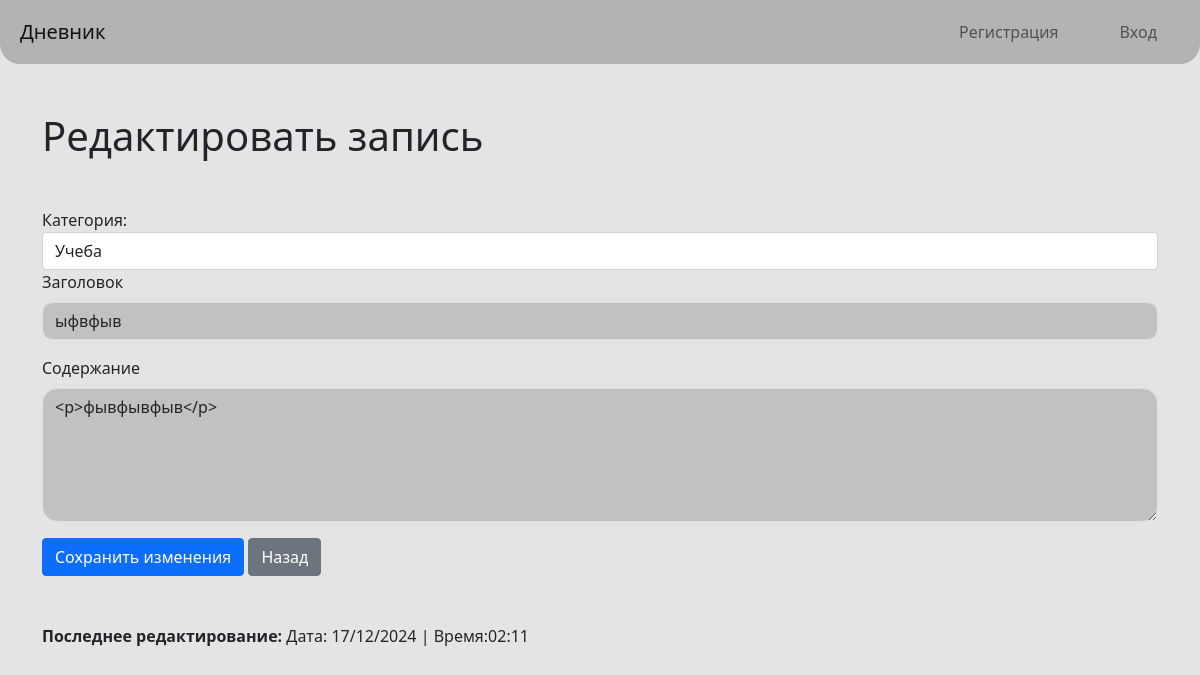
The page /edit-entry/1 on the database its author committed.
### appBack.py (models this page shows, shortened)
class Entry(db.Model):
    id = db.Column(db.Integer, primary_key=True)
    title = db.Column(db.String(100), nullable=False)
    content = db.Column(db.Text, nullable=False)
    category = db.Column(db.String(50), nullable=False, default='Все категории')  # Категория по умолчанию
    date_created = db.Column(db.DateTime, default=lambda: datetime.now(timezone))
    date_updated = db.Column(db.DateTime, default=lambda: datetime.now(timezone), onupdate=lambda: datetime.now(timezone))
    user_id = db.Column(db.Integer, db.ForeignKey('user.id'), nullable=False)

### appBack.py (the view, shortened to what this page needs)
@app.route('/edit-entry/<int:entry_id>', methods=['GET', 'POST'])
def edit_entry(entry_id):
    entry = Entry.query.get_or_404(entry_id)
    return render_template('edit_entry.html', entry=entry)

### templates/edit_entry.html (shortened to what this page needs)
{% extends 'base.html' %}
{% block body %}
<h1 class="mt-5">Редактировать запись</h1>
<form method="POST" id="edit-form">
    <div class="mb-3 mt-5">
        <label for="category">Категория:</label>
        <select name="category" id="category" class="form-control">
            <option value="Учеба" {% if entry and entry.category == 'Учеба' %}selected{% endif %}>Учеба</option>
        </select>
        <label for="title" class="form-label">Заголовок</label>
        <input type="text" class="form-control" id="title" name="title" value="{{ entry.title }}" required
               style="border-radius: 10px; border: 1px solid #ddd; background-color: #c1c1c1;">
    </div>
    <div class="mb-3">
        <label for="content" class="form-label">Содержание</label>
        <textarea class="form-control" id="content" name="content" rows="5"
                  style="border-radius: 15px; border: 1px solid #ddd; background-color: #c1c1c1;">{{ entry.content }}</textarea>
    </div>
    <button type="submit" class="btn btn-primary">Сохранить изменения</button>
    <a href="{{ url_for('index') }}" class="btn btn-secondary" id="back-button">Назад</a>
</form>
{% if entry.date_updated %}
<p class="mt-5"><strong>Последнее редактирование:</strong> {{ entry.date_updated.strftime('Дата: %d/%m/%Y | Время:%H:%M') }}</p>
{% endif %}
{% endblock %}

### templates/base.html (style rules this page uses)
body { background: #e4e4e4; }

### rows shown on the page
Entry: category "Учеба", title "ыфвфыв", content "<p>фывфывфыв</p>", date_updated|Время "Дата: 17/12/2024 | Время:02:11"
